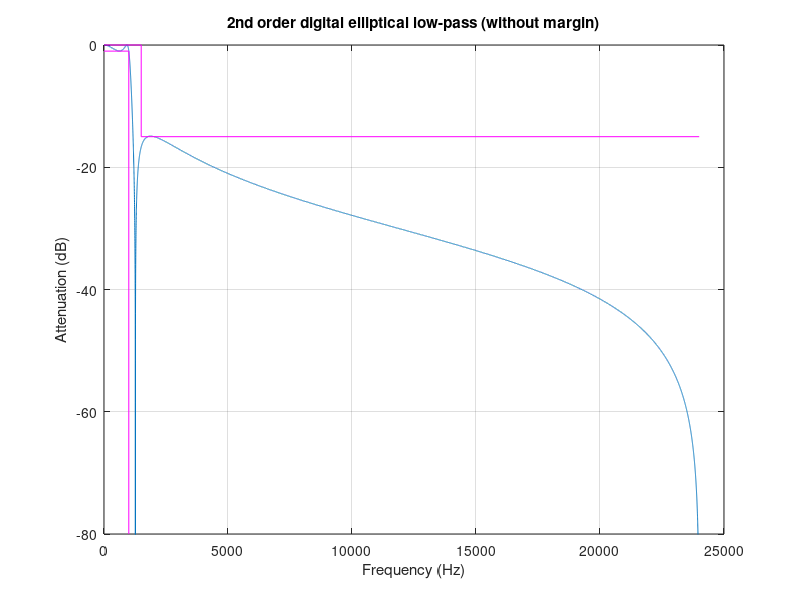

MATLAB code for this plot:
close all;
clear all;
clf;


f1 = 1000; %low pass@11200Hz
f2 = 1500;%stop band @ 15K
delta_f = f2-f1;% transition bandwitdh
Fs = 48000; %sample rate 192K
dB  = 30; %stop band attenuation
N = dB*Fs/(22*delta_f); % filter length
Rpass= 1 %pass band ripple
Rstop= 15 %stop band ripple
Wpass=2/Fs*f1;
Wstop=2/Fs*f2;

f =  [f1 ]/(Fs/2)
% use ellip to design the filter
%hc = fir1(round(N)-1, f,'low')
[n,Wn]=ellipord(Wpass, Wstop,Rpass,Rstop); % get the minimum order n
n
[b,a]=ellip(n,Rpass, Rstop, Wn);
b
a
 f = 0:Fs/2;
 W = f * (2 * pi / Fs);
 H = freqz (b, a, W);
 H
 %semilogx (f, 20 * log10 (abs (H))) % for semilogx may need change f=1000:Fs/2 range
 plot (f, 20 * log10 (abs (H)));
 outline_lp_pass_x = [f(2)  , f1(1), f1(1)];
 outline_lp_pass_y = [-Rpass, -Rpass  , -80];
 outline_lp_stop_x = [f(2)  , f2(1), f2(1), max(f)];
 outline_lp_stop_y = [0     , 0       , -Rstop  , -Rstop];
 hold on
 plot (outline_lp_pass_x, outline_lp_pass_y, "m", outline_lp_stop_x, outline_lp_stop_y, "m");
 ylim ([-80, 0],'color','red');
 grid on
 xlabel ("Frequency (Hz)");
 ylabel ("Attenuation (dB)");
 title ("2nd order digital elliptical low-pass (without margin)");




